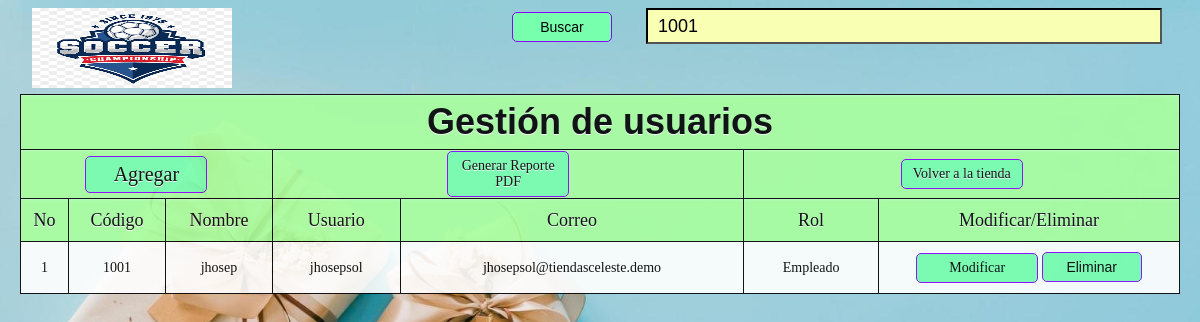
Screenshot of /CRUD/index.php?txtbuscar=1001 (signed in) with the database file from the repository.
### tables this page shows
CREATE TABLE `usuario` (
  `USUACODIGO` int(11) NOT NULL,
  `USUAIDENTIFICACION` varchar(20) DEFAULT NULL,
  `USUATIPOID` varchar(15) DEFAULT NULL,
  `USUANOMBRE` varchar(50) NOT NULL,
  `USUAAPELLIDO` varchar(50) DEFAULT NULL,
  `USUACELULAR` varchar(15) DEFAULT NULL,
  `USUADIRECCION` varchar(50) DEFAULT NULL,
  `USUAUSUARIO` varchar(15) NOT NULL,
  `USUAPASSWORD` varchar(255) NOT NULL,
  `USUA_CORREO` varchar(100) NOT NULL,
  `USUAROLFK` int(11) DEFAULT NULL
);

### php/auth.php (called while the page is built, shortened)
<?php
function e($valor): string
{
    return htmlspecialchars((string) $valor, ENT_QUOTES, 'UTF-8');
}

### CRUD/index.php (the view, shortened to what this page needs)
<?php
require_once __DIR__ . '/../php/auth.php';
require_once __DIR__ . '/conexion.php';
$buscar = trim($_GET['txtbuscar'] ?? '');
if ($buscar !== '') {
    $like = $buscar . '%';
    $stmt = $conexion->prepare('SELECT USUACODIGO, USUANOMBRE, USUAUSUARIO, USUA_CORREO, USUAROLFK FROM usuario WHERE USUACODIGO LIKE ? OR USUANOMBRE LIKE ? ORDER BY USUACODIGO ASC');
    $stmt->bind_param('ss', $like, $like);
    $stmt->execute();
    $usuarios = $stmt->get_result();
} else {
    $usuarios = $conexion->query('SELECT USUACODIGO, USUANOMBRE, USUAUSUARIO, USUA_CORREO, USUAROLFK FROM usuario ORDER BY USUACODIGO ASC');
}
$roles = [ROL_EMPLEADO => 'Empleado', ROL_CLIENTE => 'Cliente'];
?>
<!DOCTYPE html>
<html lang="es">
<head>
    <link rel="stylesheet" href="style.css">
</head>
<body>
    <table border="10">
        <img src="logo.png" id="logon" alt="Tiendas Celeste">
        <div id="barrabuscar">
            <form method="GET">
                <input type="submit" value="Buscar">
                <input type="text" name="txtbuscar" id="cajabuscar" value="<?= e($buscar) ?>" placeholder="&#128270;Ingresa el código o nombre del usuario">
            </form>
        </div>
        <tr><th colspan="7"><h1>Gestión de usuarios</h1></th></tr>
        <tr>
            <th colspan="3"><a style="font-weight: normal; font-size: 20px;" href="#" onclick="abrirform(); return false;">Agregar</a></th>
            <th colspan="2"><a style="font-weight: normal; font-size: 14px;" href="pdf_report.php">Generar Reporte PDF</a></th>
            <th colspan="2"><a style="font-weight: normal; font-size: 14px;" href="../index.php">Volver a la tienda</a></th>
        </tr>
        <tr>
            <th>No</th>
            <th>Código</th>
            <th>Nombre</th>
            <th>Usuario</th>
            <th>Correo</th>
            <th>Rol</th>
            <th>Modificar/Eliminar</th>
        </tr>
        <?php $numerofila = 0; while ($u = $usuarios->fetch_assoc()): $numerofila++; ?>
        <tr>
            <td><?= $numerofila ?></td>
            <td><?= e($u['USUACODIGO']) ?></td>
            <td><?= e($u['USUANOMBRE']) ?></td>
            <td><?= e($u['USUAUSUARIO']) ?></td>
            <td><?= e($u['USUA_CORREO']) ?></td>
            <td><?= e($roles[(int) $u['USUAROLFK']] ?? '—') ?></td>
            <td style="width:26%">
                <a href="editar.php?USUACODIGO=<?= (int) $u['USUACODIGO'] ?>">Modificar</a>
                <form method="POST" action="eliminar.php" style="display:inline"
                      onsubmit="return confirm(<?= e(json_encode('¿Estás seguro de eliminar a ' . $u['USUANOMBRE'] . '?', JSON_UNESCAPED_UNICODE)) ?>)">
                    <input type="submit" value="Eliminar">
                </form>
            </td>
        </tr>
        <?php endwhile; ?>
    </table>
</body>
</html>

### CRUD/style.css (style rules this page uses)
#logon { width:200px ; height:80px; }
body { background-image: url(../assets/images/img01.jpg); background-repeat: no-repeat; background-size: cover; }
table { text-align:center; width: 98%; border-collapse: collapse; border: 1px solid rgb(0, 0, 0); margin:50px auto; background: white; opacity: 0.9; }
th { background: rgb(168, 255, 158); height: 40px; font-weight: lighter; text-shadow: 0 1px 0 #ffffff; color: rgb(0, 0, 0); border: 1px solid #000000; box-shadow: inset 0px 1px 2px rgb(194, 255, 197); transition: all 0.2s; font-size: 18px; }
tr { border-bottom: 1px solid #000000; width:100%; }
td { border: 1px solid #000000; padding: 10px; transition: all 0.2s; font-size: 14px; }
a,input[type="submit"],button { font-size: 14px; text-align:center; width: 100px; display: inline-block; background-color:#78ffae; padding: 6px 10px; border-radius:5px; text-decoration: none; color:rgb(0, 0, 0); border:1px solid rgb(140, 0, 255); cursor:pointer; }
h1 { font-family: sans-serif; margin:5px; }
img { width:100px; height:100px; float:left; position:absolute; margin-left:2%; }
#barrabuscar { color:rgb(0, 0, 0); text-align:right; }
#cajabuscar { width:500px; height:30px; font-size:18px; background-color:#f9ffb3; border-color:rgb(0, 0, 0); padding-left:10px; margin: 0px 30px; }

### rows the page displays
usuario: USUACODIGO "1001", USUANOMBRE "jhosep", USUAUSUARIO "jhosepsol", USUA_CORREO "jhosepsol@tiendasceleste.demo", USUAROLFK "Empleado"
